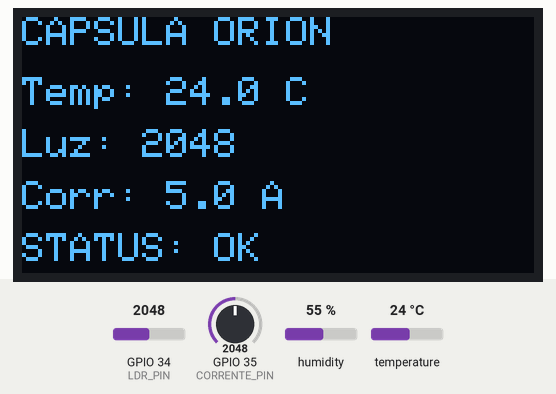
Recording of a sketch running on a simulated ESP32. Shown: 128×64 one-colour display. Inputs (shaded band) come from the test bench; at power-on: temperature 24 °C, GPIO 34 (LDR_PIN) = 2048, GPIO 35 (CORRENTE_PIN) = 2048, humidity 55 %. What the sketch prints to the serial monitor is not drawn.

Above: at 2.8 s.
2.9 s: temperature set to 12 °C
At 4.8 s:
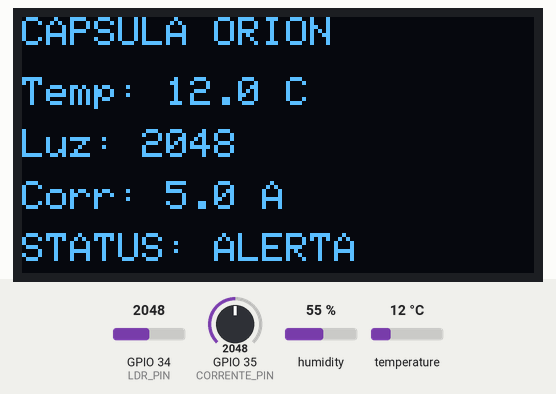
5.6 s: temperature set to 17.2 °C
At 6.5 s:
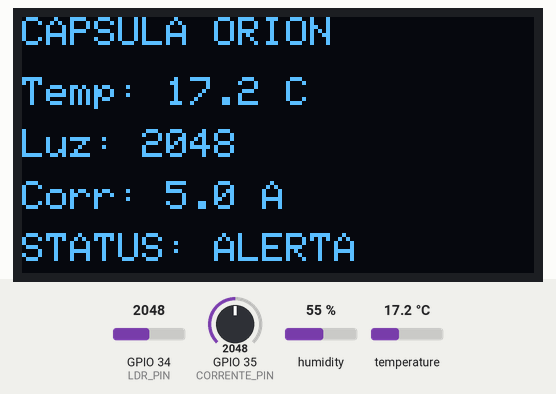
8.3 s: temperature set to 18.7 °C
At 11.0 s:
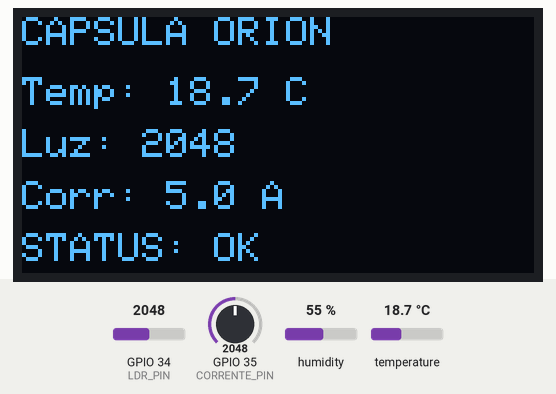
11.7 s: GPIO 34 (LDR_PIN) set to 2866
At 12.6 s:
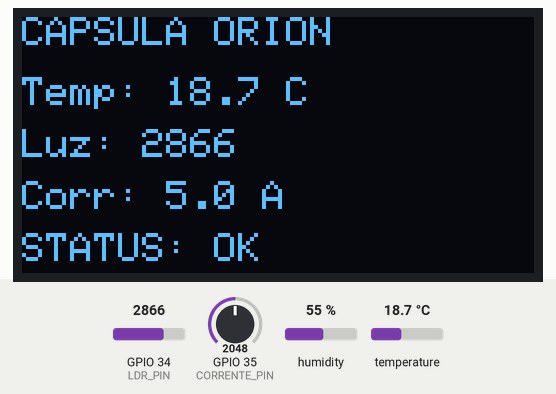
14.4 s: GPIO 35 (CORRENTE_PIN) set to 2866
At 17.1 s:
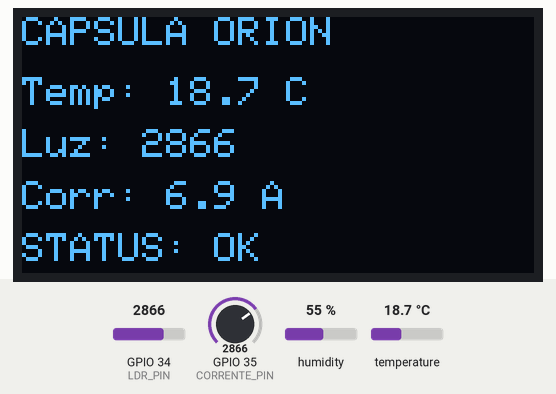
17.8 s: GPIO 34 (LDR_PIN) set to 3474
At 18.7 s:
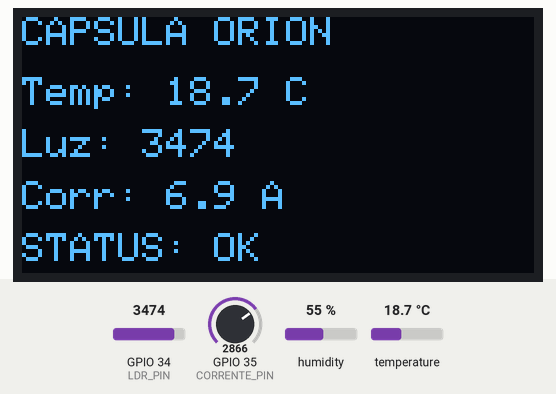
20.5 s: GPIO 34 (LDR_PIN) set to 3569
Timing chart, 0 to 23.5 s (numbered marks = the images above; inputs shaded):
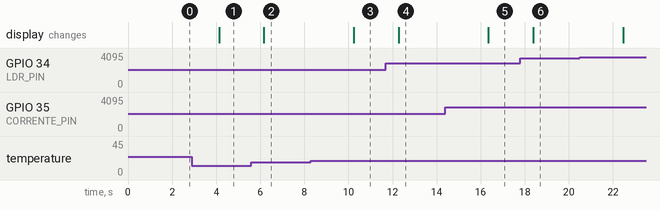

Measured:
- the behaviour switches between 17.9 and 18 °C on temperature (found by bisection; images 2 and 3)
- after the input at 2.9 s, the display: changes after 1.2 s (image 1)
- after the input at 5.6 s, the display: changes after 0.57 s (image 2)
- after the input at 8.3 s, the display: changes after 1.9 s (image 3)
- after the input at 11.7 s, the display: changes after 0.58 s (image 4)
- after the input at 14.4 s, the display: changes after 1.9 s (image 5)
- after the input at 17.8 s, the display: changes after 0.59 s (image 6)

The sketch:

monitora_orion.ino
```cpp
#include <Wire.h>
#include <Adafruit_GFX.h>
#include <Adafruit_SSD1306.h>
#include <DHT.h>

// OLED
#define SCREEN_WIDTH 128
#define SCREEN_HEIGHT 64

Adafruit_SSD1306 display(
  SCREEN_WIDTH,
  SCREEN_HEIGHT,
  &Wire,
  -1
);

// DHT22
#define DHTPIN 15
#define DHTTYPE DHT22

DHT dht(DHTPIN, DHTTYPE);

// Sensores
#define LDR_PIN 34
#define CORRENTE_PIN 35

void setup() {

  Serial.begin(115200);

  dht.begin();

  if(!display.begin(SSD1306_SWITCHCAPVCC, 0x3C)) {
    Serial.println("Erro OLED");
    while(true);
  }

  display.clearDisplay();
  display.setTextColor(WHITE);

}

void loop() {

  // Temperatura
  float temperatura = dht.readTemperature();

  // Luminosidade
  int luminosidade = analogRead(LDR_PIN);

  // Corrente simulada
  int leituraPot = analogRead(CORRENTE_PIN);

  float corrente = map(leituraPot, 0, 4095, 0, 100) / 10.0;

  // Verificação de alertas
  bool alerta = false;

  if (temperatura < 18 || temperatura > 30)
    alerta = true;

  if (luminosidade < 1000 || luminosidade > 3500)
    alerta = true;

  if (corrente > 8.0)
    alerta = true;

  // OLED
  display.clearDisplay();

  display.setTextSize(1);

  display.setCursor(0,0);
  display.println("CAPSULA ORION");

  display.setCursor(0,15);
  display.print("Temp: ");
  display.print(temperatura,1);
  display.println(" C");

  display.setCursor(0,28);
  display.print("Luz: ");
  display.println(luminosidade);

  display.setCursor(0,41);
  display.print("Corr: ");
  display.print(corrente,1);
  display.println(" A");

  display.setCursor(0,54);

  if(alerta)
    display.println("STATUS: ALERTA");
  else
    display.println("STATUS: OK");

  display.display();

  // Serial Monitor
  Serial.println("===== CAPSULA ORION =====");
  Serial.print("Temperatura: ");
  Serial.println(temperatura);

  Serial.print("Luminosidade: ");
  Serial.println(luminosidade);

  Serial.print("Corrente: ");
  Serial.println(corrente);

  if(alerta)
    Serial.println("STATUS: ALERTA");
  else
    Serial.println("STATUS: OK");

  Serial.println("------------------------");

  delay(2000);
}
```
